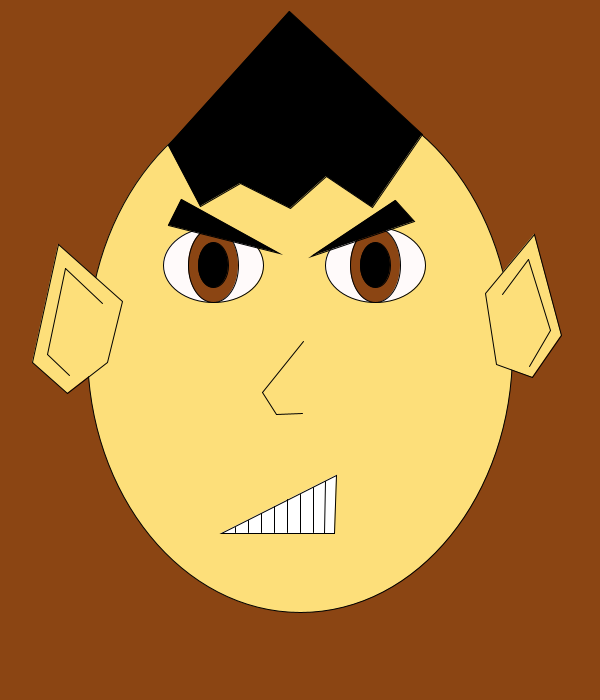
Frame 1 (no input)
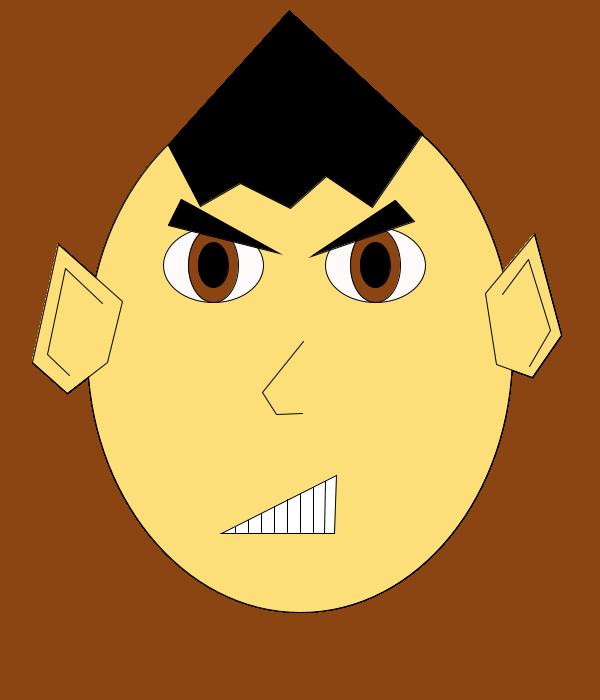
Frame 60 (the mouse pressed at the canvas centre just before this capture)
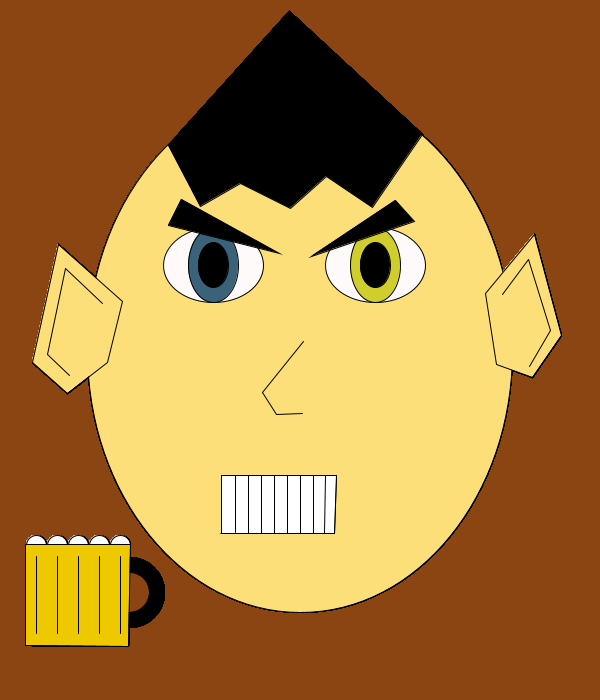
Frame 120 (the mouse held since frame 60 and released just before this capture)

The Processing sketch that drew these frames (run headless with seeded random() and noise(); from frame 60 on, the mouse is pressed at the canvas centre):

// Processing sketch: processing_170811
// ── processing_170811.pde

boolean value = false;

void setup (){
  size(600, 700);
    background(139, 69, 19);
    }
void draw(){
  fill(253, 223, 122);
  ellipse(300, 350, 425, 525);
  //ull esquerre
  fill(255, 250, 250);
  ellipse(375, 265, 100, 75);
   fill(139, 69, 19);
 if(value == true){
    fill (random(255), random(255), random (255));
  } 
  ellipse(375, 265, 50, 75);
  fill(0);
  ellipse(375, 265, 30, 45);
  //ull dret
  fill(255, 250, 250);
  ellipse(213, 265, 100, 75); 
  fill(139, 69, 19);
  if(value == true){
    fill (random(255), random(255), random (255));
  } 
  ellipse(213, 265, 50, 75);
  fill(0);
  ellipse(213, 265, 30, 45);
  //cabell
  beginShape();
  vertex(422,134);
  vertex(372,207);
  vertex(326,176);
  vertex(290,208);
  vertex(240,183);
  vertex(200,206);
  vertex(168,145);
  vertex(289,11);
  endShape(CLOSE);
  //nas
  line(303, 341, 262, 392);
  line(262, 392, 276, 414);
  line(276, 414, 302, 413);
  //cella dreta
  beginShape();
  vertex(311, 256);
  vertex(414, 221);
  vertex(395, 200);
  endShape(CLOSE); 
  //cella esquerre
  beginShape();
  vertex(279, 253);
  vertex(168, 225);
  vertex(181, 199);
  endShape(CLOSE);
  //boca
  beginShape();
  fill(255);
  vertex(336,475);
  vertex(221,533);
  vertex(334, 533);
  endShape(CLOSE);
  line(235, 527, 235, 532);
  line(248, 520, 248, 532);
  line(261, 513, 261, 532);
  line(274, 506, 274, 532);
  line(287, 499, 287, 532);
  line(300, 494, 300, 532);
  line(313, 487, 313, 532);
  //line(335, 516, 248, 520);
  line(324, 533, 325, 481);
  //line(287, 499, 335, 497);
  
  //orella dreta
  beginShape();
  fill(253, 223, 122);
  vertex(485,293);
  vertex(534,234);
  vertex(561,335);
  vertex(532,377);
  vertex(496,364);
  endShape(CLOSE);
  line(502,294, 528, 259);
  line(528, 259, 550, 330);
  line(550, 330, 529, 366);
  //orella esquerre
  beginShape();
  fill(253, 223, 122);
  vertex(122,301);
  vertex(58,244);
  vertex(32,362);
  vertex(67,393);
  vertex(107,362);
  endShape(CLOSE);
  line(102, 303, 65, 268);
  line(65, 268, 47, 354);
  line(47, 354, 69, 375);
  //birra
  if(value == true){
  beginShape();
  fill(0);
  ellipse(129, 592, 70, 70);
  fill(139, 69, 19);
  ellipse(129, 592, 40, 40);
  fill(255);
  ellipse(36, 545, 20, 20);
  ellipse(57, 545, 20, 20);
  ellipse(78, 545, 20, 20);
  ellipse(99, 545, 20, 20);
  ellipse(120, 545, 20, 20);
  fill(238, 201, 000);
  vertex(25,544);
  vertex(130,544);
  vertex(128,646);
  vertex(25,645);
  endShape(CLOSE);
  line(36, 556, 36, 633);
  line(57, 556, 57, 633);
  line(78, 556, 78, 633);
  line(99, 556, 99, 633);
  line(120, 556, 120, 633);
  }
  if(value == true){
  beginShape();
  fill(255);
  vertex(336,475);
  vertex(221,475);
  vertex(221,533);
  vertex(334, 533);
  endShape(CLOSE);
  line(235, 532, 235, 475);
  line(248, 533, 248, 475);
  line(261, 533, 261, 475);
  line(274, 533, 274, 475);
  line(287, 533, 287, 475);
  line(300, 533, 300, 475);
  line(313, 533, 313, 475);
  //line(335, 516, 248, 520);
  line(324, 533, 325, 475);
  //line(287, 499, 335, 497); 
  }
  
  
 }
  void mousePressed(){
    value = true;
  }
